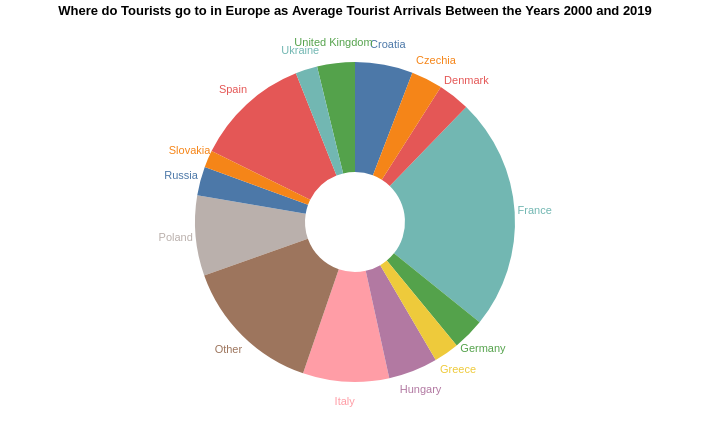

The Vega-Lite source for this figure:
### Vega-Lite specification from a JSON file in a GitHub repository (floating-point values rounded to 4 significant figures)
{"$schema": "https://vega.github.io/schema/vega-lite/v4.json", "width": 700, "height": 400, "title": "Where do Tourists go to in Europe as Average Tourist Arrivals Between the Years 2000 and 2019", "description": "A donut chart representing the number of tourists that visit each country on average.", "data": {"name": "table", "values": [{"country": "France", "value": 199200000.0}, {"country": "Spain", "value": 98706350}, {"country": "Italy", "value": 73570000.0}, {"country": "Poland", "value": 68472600}, {"country": "Croatia", "value": 49382150}, {"country": "Hungary", "value": 42129100}, {"country": "United Kingdom", "value": 32233250}, {"country": "Denmark", "value": 27220000.0}, {"country": "Germany", "value": 27428400}, {"country": "Czechia", "value": 26810000.0}, {"country": "Russia", "value": 24676600}, {"country": "Greece", "value": 21517500}, {"country": "Ukraine", "value": 18684100}, {"country": "Slovakia", "value": 14526000}, {"country": "Other", "value": 121000000.0}]}, "layer": [{"mark": {"type": "arc", "innerRadius": 50, "outerRadius": 160}, "encoding": {"tooltip": [{"field": "country", "type": "nominal", "title": "Country Name"}, {"field": "value", "type": "quantitative", "title": "Avg. Number of Tourists"}]}}, {"mark": {"type": "text", "radius": 180}, "encoding": {"text": {"field": "country", "type": "nominal"}}}], "encoding": {"theta": {"field": "value", "type": "quantitative", "stack": true}, "color": {"field": "country", "type": "nominal", "legend": null}}, "view": {"stroke": null}}
